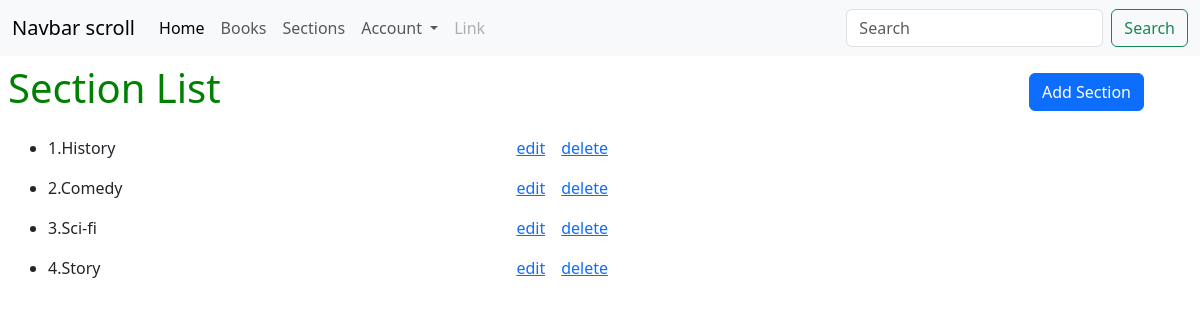
/sections, run on an earlier commit of the app's database.
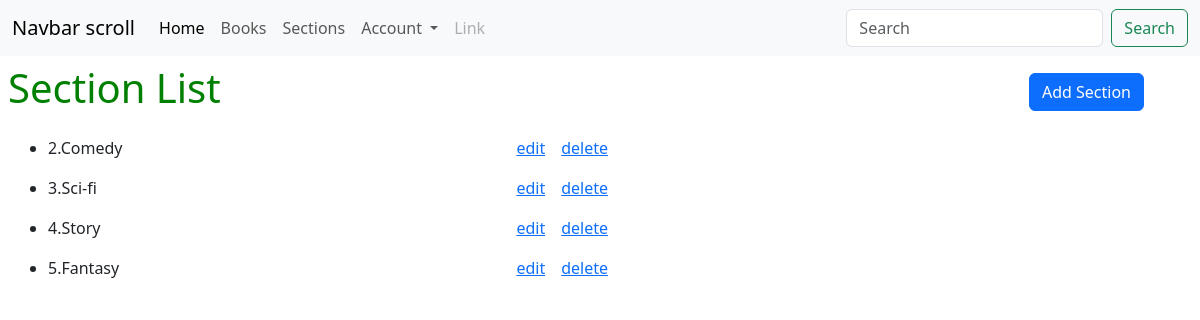
And on a later commit of the database.
### app/models.py (models this page shows)
class Section(db.Model):
    __tablename__ = "sections"
    section_id = db.Column(db.Integer, autoincrement=True, primary_key=True)
    section_name = db.Column(db.String)

### app/bp/section.py (the view)
@bp.route("/sections")
def list_sections():
    sections = Section.query.all()
    return render_template("section/section_list.html", sections=sections)

### templates/section/section_list.html
{% extends "base.html" %}
{% block content %}
<div class="d-flex justify-content-between g-3 p-2 align-items-center me-5">
    <h1>Section List</h1>
    <a class="btn btn-primary" href="/create/sections">Add Section</a>
</div>
<div>
    <ul>
        {% for section in sections %}
        <div class="d-flex justify-content-between mx-2 p-2 g-2 col-6">
            <li>{{section.section_id}}.{{section.section_name}}</li>
            <div class="d-flex g-3">
                <a href="/edit/sections/{{section.section_id}}" class="mx-2">
                    <span>edit</span>
                </a>
                <a href="/delete/sections/{{section.section_id}}" class="mx-2">
                    <span>delete</span>
                </a>
            </div>
        </div>
        {% endfor %}
    </ul>
</div>
{%endblock%}

### templates/base.html (shortened to what this page needs)
<!DOCTYPE html>
<html lang="en">
<head>
    <link href="https://cdn.jsdelivr.net/npm/bootstrap@5.3.3/dist/css/bootstrap.min.css" rel="stylesheet"
>
    <link rel="stylesheet" href="{{ url_for('static', filename='main.css') }}">
</head>
<body>
    <nav class="navbar navbar-expand-lg bg-body-tertiary">
        <div class="container-fluid">
            <a class="navbar-brand" href="#">Navbar scroll</a>
            <div class="collapse navbar-collapse" id="navbarScroll">
                <ul class="navbar-nav me-auto my-2 my-lg-0 navbar-nav-scroll" style="--bs-scroll-height: 100px;">
                    <li class="nav-item">
                        <a class="nav-link active" aria-current="page" href="/">Home</a>
                    </li>
                    <li class="nav-item">
                        <a class="nav-link" href="/books">Books</a>
                    </li>
                    <li class="nav-item">
                        <a class="nav-link" href="/sections">Sections</a>
                    </li>
                    <li class="nav-item dropdown">
                        <a class="nav-link dropdown-toggle" href="#" role="button" data-bs-toggle="dropdown"
                            aria-expanded="false">
                            Account
                        </a>
                    </li>
                    <li class="nav-item">
                        <a class="nav-link disabled" aria-disabled="true">Link</a>
                    </li>
                </ul>
                <form class="d-flex" role="search">
                    <input class="form-control me-2" type="search" placeholder="Search" aria-label="Search">
                    <button class="btn btn-outline-success" type="submit">Search</button>
                </form>
            </div>
        </div>
    </nav>
    {% block content %}
    {% endblock %}
</body>
</html>

### static/main.css (style rules this page uses)
h1 { color: green !important; }

What changed in the data, as far as the page shows it:
removed Section: section_id "1", section_name "History"
added Section: section_id "5", section_name "Fantasy"
